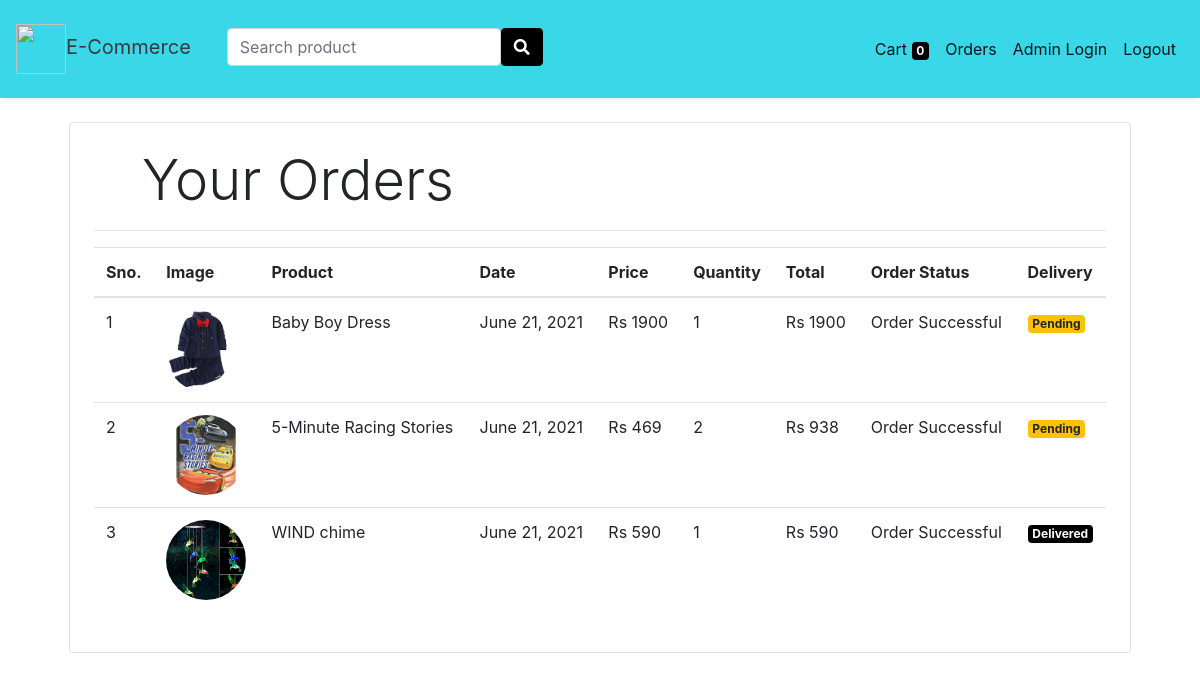
The app's page /orders/ (signed in) with its own data.
### store/models/orders.py (models this page shows, shortened)
class Order(models.Model):
    product = models.ForeignKey(Products,
                                on_delete=models.CASCADE)
    customer = models.ForeignKey(Customer,
                                 on_delete=models.CASCADE)
    quantity = models.IntegerField(default=1)
    price = models.IntegerField()
    address = models.CharField (max_length=50, default='', blank=True)
    phone = models.CharField (max_length=50, default='', blank=True)
    date = models.DateField (default=datetime.datetime.today)
    status = models.BooleanField (default=False)
    @staticmethod
    def get_orders_by_customer(customer_id):
        return Order.objects.filter(customer=customer_id).order_by('-date')

### store/models/product.py (models this page shows, shortened)
class Products(models.Model):
    name = models.CharField(max_length=60)
    price= models.IntegerField(default=0)
    category= models.ForeignKey(Category,on_delete=models.CASCADE,default=1 )
    description= models.CharField(max_length=250, default='', blank=True, null= True)
    image= models.ImageField(upload_to='uploads/products/')

### store/middlewares/auth.py (the view)
    def middleware(request):
        print(request.session.get('customer'))
        returnUrl = request.META['PATH_INFO']
        print(request.META['PATH_INFO'])
        if not request.session.get('customer'):
           return redirect(f'login?return_url={returnUrl}')
        response = get_response(request)
        return response

### store/templatetags/custom_filter.py (called while the page is built)
@register.filter(name='currency')
def currency(number):
    return "Rs "+str(number)

@register.filter(name='multiply')
def multiply(number , number1):
    return number * number1

### store/views/orders.py (called while the page is built)
    def get(self , request ):
        customer = request.session.get('customer')
        orders = Order.get_orders_by_customer(customer)
        print(orders)
        return render(request , 'orders.html'  , {'orders' : orders})

### store/templates/orders.html
{% extends 'base.html' %}
{% block content %}
{% load cart %}
{% load custom_filter %}
<div class="container">
   <div class="border rounded p-4 m-4">
        <p class="display-4 pl-4 ml-4">Your Orders</p>
        <hr>
        <table class="table">
            <thead>
                <tr>
                    <th>Sno.</th>
                    <th>Image</th>
                    <th>Product</th>
                    <th>Date</th>
                    <th>Price</th>
                    <th>Quantity</th>
                    <th>Total</th>
                    <th>Order Status</th>
                    <th>Delivery</th>
                </tr>
            </thead>
            <tbody>
                {% for order in orders %}
                <tr>
                    <td>{{forloop.counter}}</td>
                    <td><img style="height: 80px;" class="rounded-circle" src="{{order.product.image.url}}" alt=""></td>
                    <td>{{order.product.name}}</td>
                    <td>{{order.date}}</td>
                    <td>{{order.price|currency}}</td>
                    <td>{{order.quantity}}</td>
                    <td>{{order.quantity|multiply:order.price|currency}}</td>
                    <td>Order Successful</td>
                    {% if order.status %}
                    <td><small class="badge badge-success">Delivered</small></td>
                    {%else%}
                    <td><small class="badge badge-warning">Pending</small></td>
                    {% endif %}
                </tr>
                {% endfor %}
            </tbody>
        </table>
   </div>
</div>
{% endblock %}

### store/templates/base.html (style rules this page uses)
.badge-success { color: #fff; background-color: #000000; }

### records on screen
Order: product.image (picture), product.name "Baby Boy Dress", date "June 21, 2021", price "Rs 1900", quantity "1", quantity|multiply "Rs 1900", status "Pending"
Order: product.image (picture), product.name "5-Minute Racing Stories", date "June 21, 2021", price "Rs 469", quantity "2", quantity|multiply "Rs 938", status "Pending"
Order: product.image (picture), product.name "WIND chime", date "June 21, 2021", price "Rs 590", quantity "1", quantity|multiply "Rs 590", status "Delivered"

### other values on screen
{{ request.session.cart.keys|length }} "0"
